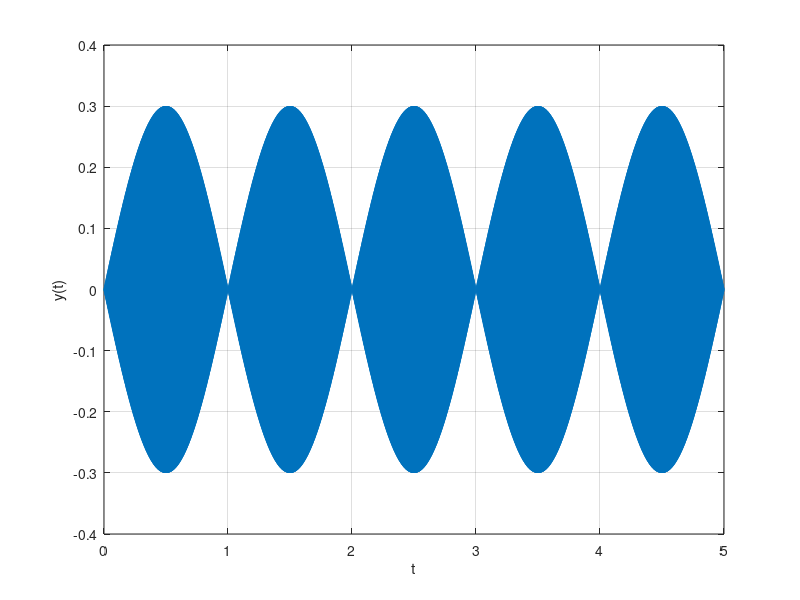

Write the MATLAB code that produced this figure.
home;
clear;

%Cancelamento de Fase
fs = 44100;
t = 0:1/fs:5;
f1 = 440;
f2 = 441;
A1 = .3;
A2 = .3;
w1 = 0;
w2 = 180;
y1 = A1 * sin(2 * pi * f1 * t + w1 * pi/180);
y2 = A2 * sin(2 * pi * f2 * t + w2 * pi/180);
y = (y1 + y2)/2;

figure(1);
plot(t, y, 'LineWidth', 1);
xlabel('t');
ylabel('y(t)');
grid on;
saveas(1, 'Atividade2_4.png');

sound(y, fs, 16);